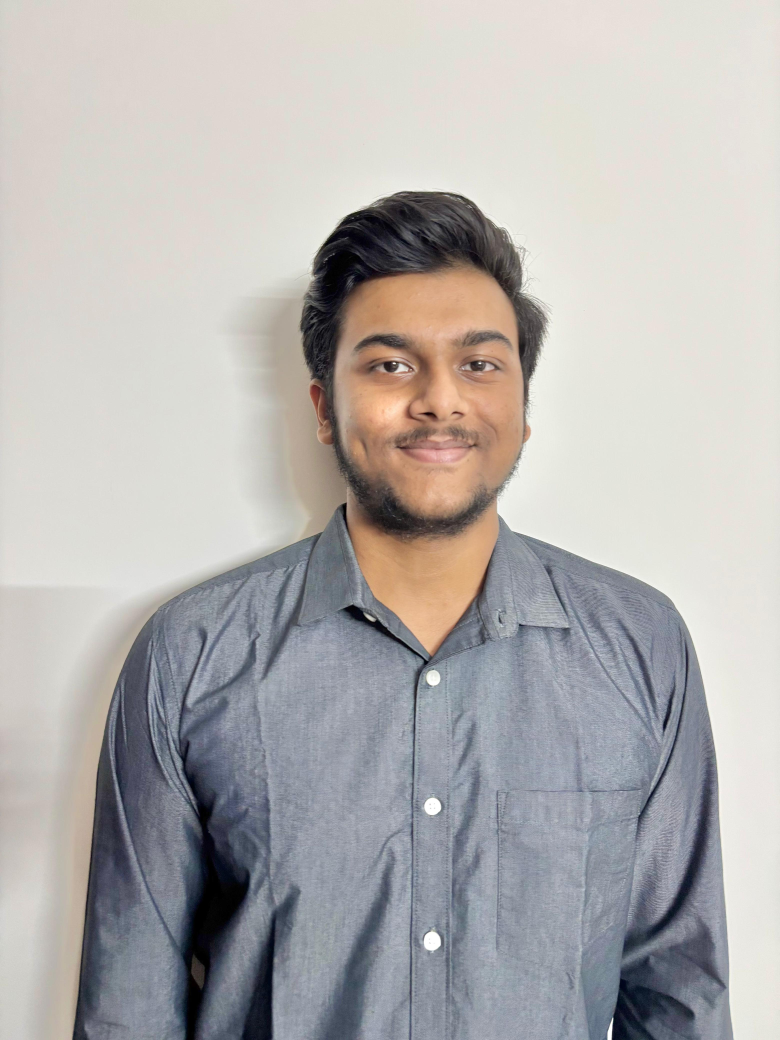
#> input picture backend/uploads/Formal.jpg, 3120 x 4160 px (shown at 1/4 size)
$ python -i traffic_counter.py   (imports and definitions only)
#> lines starting #> are read from the running program, lines starting #| are printed output that depends on the picture; after the words box and inside, x2 and y2 are one past the last pixel; in counts of white or black regions, pixels touching at a corner belong together
import cv2
import os

MIN_AREA = 800

def count_people(processed_image_path):
#> called with processed_image_path = 'uploads/Formal.jpg'
    image = cv2.imread(processed_image_path, cv2.IMREAD_GRAYSCALE)
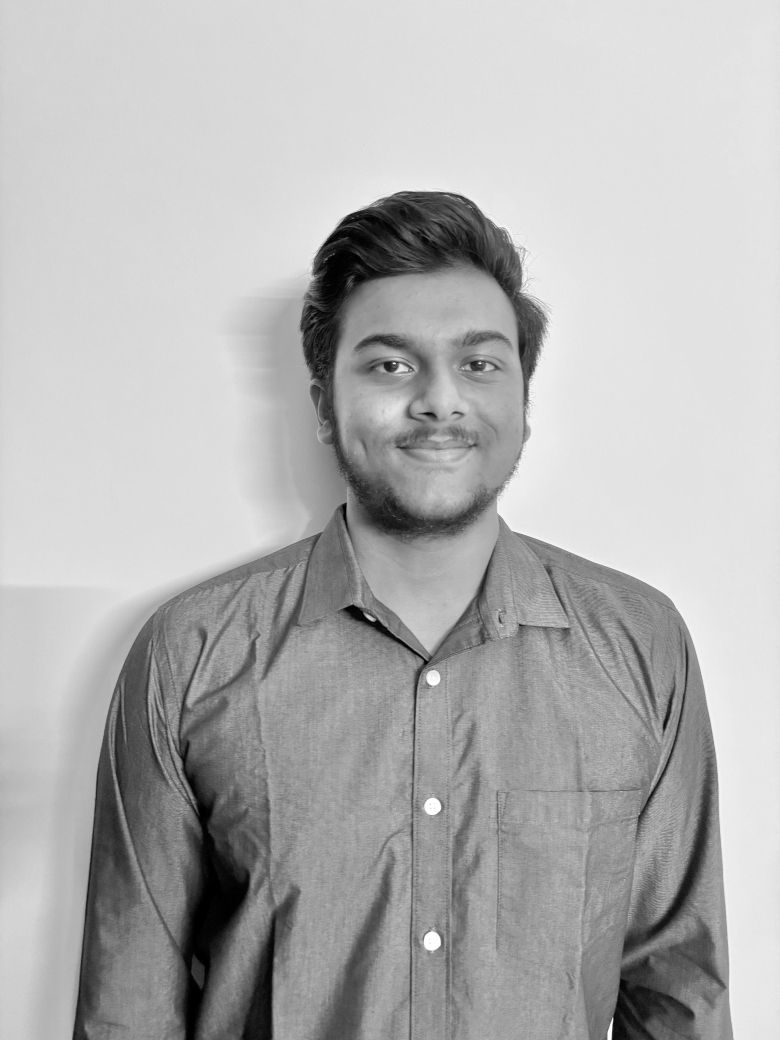
#> image: shape (4160, 3120) (shown at 1/4 size); min 0, max 255, mean 177.8

    if image is None:
        print(f"Error: Could not read image at {processed_image_path}")
        return 0

    _, thresh = cv2.threshold(image, 100, 255, cv2.THRESH_BINARY_INV)
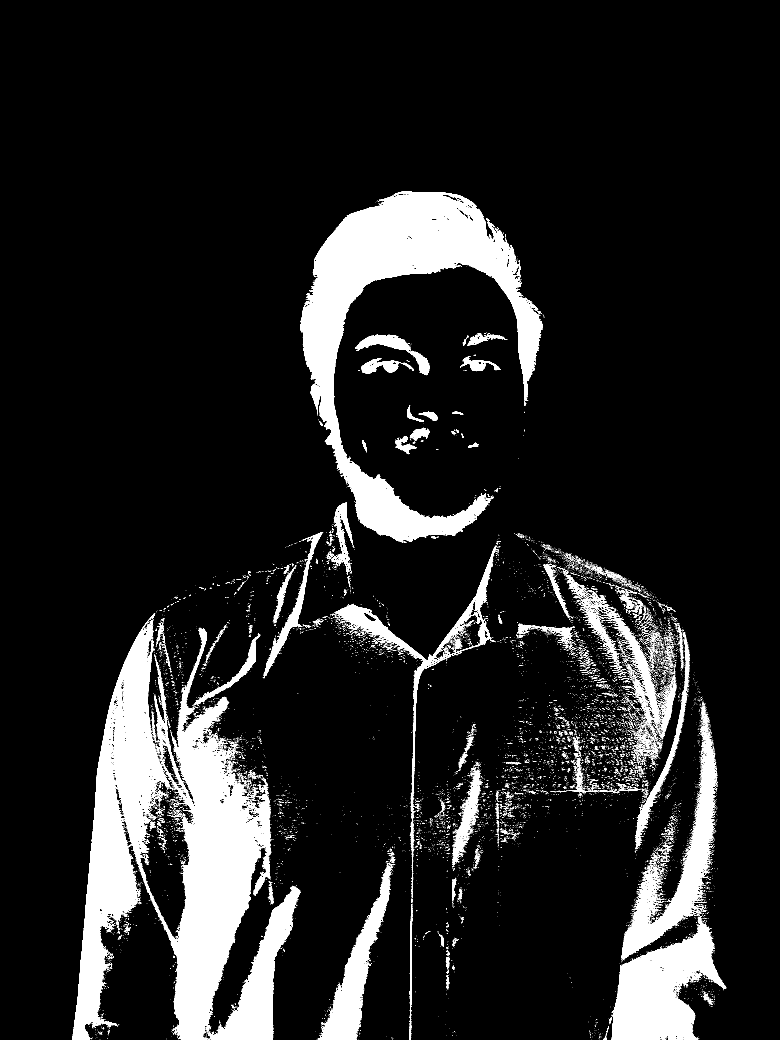
#> thresh: shape (4160, 3120) (shown at 1/4 size); 10.8% white; 18525 white regions (17617 under 20 px), largest, box (x1, y1, x2, y2) and area: (289, 2454, 1085, 4160) 498141, (1202, 766, 2171, 2171) 381254, (2446, 3675, 2905, 4160) 114041

    kernel = cv2.getStructuringElement(cv2.MORPH_ELLIPSE, (5, 5))
    cleaned = cv2.morphologyEx(thresh, cv2.MORPH_OPEN, kernel)
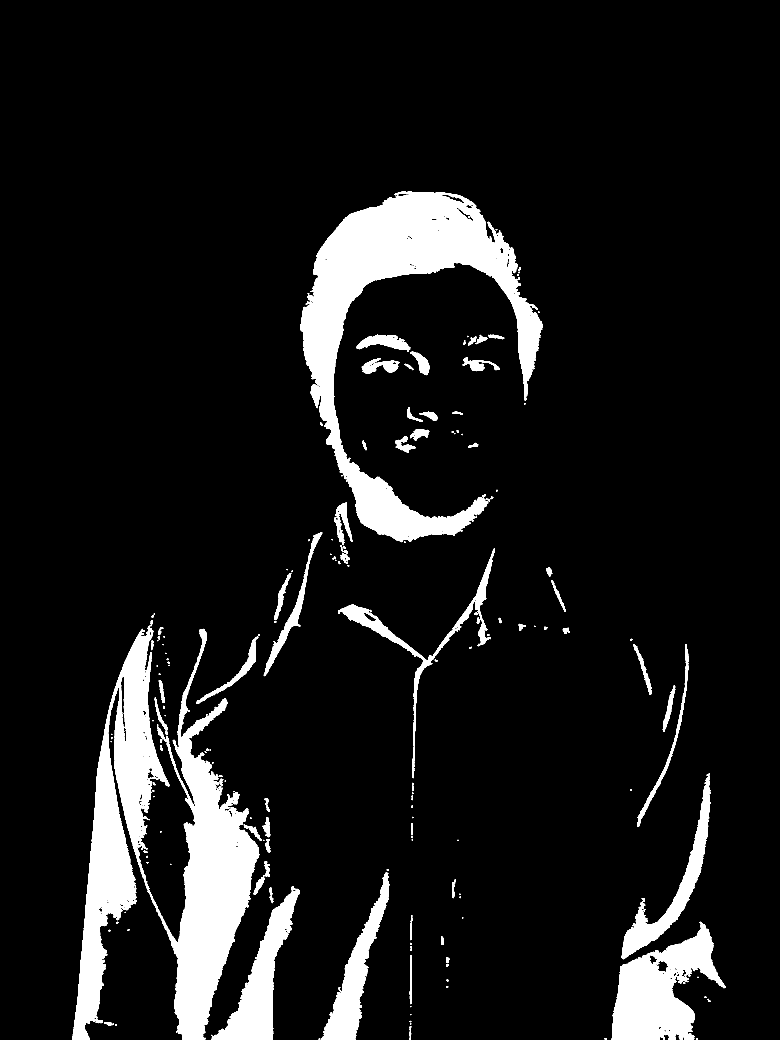
#> cleaned: shape (4160, 3120) (shown at 1/4 size); 9.4% white; 264 white regions (56 under 20 px)

    contours, _ = cv2.findContours(cleaned, cv2.RETR_EXTERNAL, cv2.CHAIN_APPROX_SIMPLE)
#> contours = 261 contours, 92 with area under 20; largest, box (x1, y1, x2, y2) and area: (289, 2505, 1037, 4160) 455432, (1202, 766, 2171, 2169) 377042, (2447, 3687, 2904, 4160) 110465, (846, 3546, 1200, 4160) 64161, (1283, 3489, 1558, 4160) 47740

    people = [c for c in contours if cv2.contourArea(c) > MIN_AREA]
#> people = 31 contours; largest, box (x1, y1, x2, y2) and area: (289, 2505, 1037, 4160) 455432, (1202, 766, 2171, 2169) 377042, (2447, 3687, 2904, 4160) 110465, (846, 3546, 1200, 4160) 64161, (1283, 3489, 1558, 4160) 47740

    count = len(people)
#> count = 31
    print(f"People count: {count}")
#| People count: 31
    return count

>>> result = count_people('uploads/Formal.jpg')
#> result = 31

$ run again, on backend/uploads/download.jpg
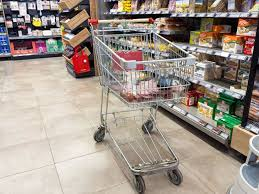
#> input picture backend/uploads/download.jpg, 259 x 194 px
#> in count_people, `_, thresh = cv2.threshold(image, 100, 255, cv2.THRESH_BINARY_INV)`:
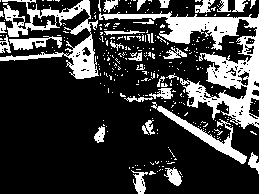
#> thresh: shape (194, 259); 23.4% white; 316 white regions (286 under 20 px), largest, box (x1, y1, x2, y2) and area: (99, 11, 259, 129) 4912, (0, 0, 99, 79) 2408, (151, 102, 247, 164) 926
#> in count_people, `cleaned = cv2.morphologyEx(thresh, cv2.MORPH_OPEN, kernel)`:
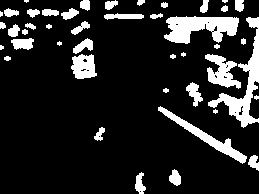
#> cleaned: shape (194, 259); 14.7% white; 44 white regions (8 under 20 px)
#> contours = 44 contours, 15 with area under 20; largest, box (x1, y1, x2, y2) and area: (164, 16, 239, 44) 1258, (208, 17, 259, 128) 1214, (158, 106, 247, 164) 702, (205, 54, 241, 89) 584, (71, 54, 97, 79) 454
#> people = 2 contours; box (x1, y1, x2, y2) and area: (164, 16, 239, 44) 1258, (208, 17, 259, 128) 1214
#> count = 2
#| People count: 2
